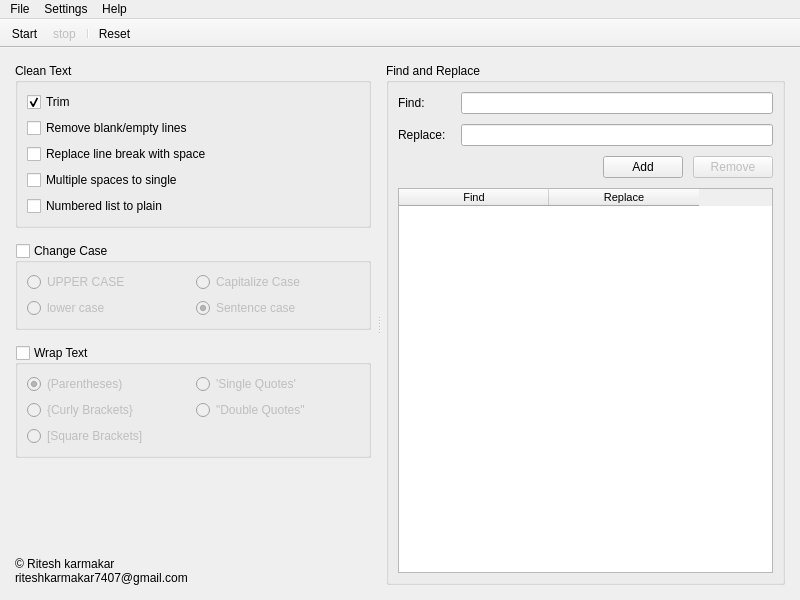
<?xml version="1.0" encoding="UTF-8"?>
<ui version="4.0">
 <class>MainWindow</class>
 <widget class="QMainWindow" name="MainWindow">
  <property name="geometry">
   <rect>
    <x>0</x>
    <y>0</y>
    <width>800</width>
    <height>600</height>
   </rect>
  </property>
  <property name="minimumSize">
   <size>
    <width>600</width>
    <height>0</height>
   </size>
  </property>
  <property name="maximumSize">
   <size>
    <width>1000</width>
    <height>800</height>
   </size>
  </property>
  <property name="windowTitle">
   <string/>
  </property>
  <property name="windowIcon">
   <iconset resource="resources.qrc">
    <normaloff>:/icons/clipboard.ico</normaloff>:/icons/clipboard.ico</iconset>
  </property>
  <widget class="QWidget" name="centralwidget">
   <layout class="QHBoxLayout" name="horizontalLayout_2">
    <property name="spacing">
     <number>15</number>
    </property>
    <property name="leftMargin">
     <number>15</number>
    </property>
    <property name="topMargin">
     <number>15</number>
    </property>
    <property name="rightMargin">
     <number>15</number>
    </property>
    <property name="bottomMargin">
     <number>15</number>
    </property>
    <item>
     <widget class="QSplitter" name="splitter">
      <property name="orientation">
       <enum>Qt::Horizontal</enum>
      </property>
      <property name="handleWidth">
       <number>15</number>
      </property>
      <property name="childrenCollapsible">
       <bool>false</bool>
      </property>
      <widget class="QWidget" name="layoutWidget">
       <layout class="QVBoxLayout" name="verticalLayout_4">
        <property name="spacing">
         <number>15</number>
        </property>
        <item>
         <widget class="QGroupBox" name="groupBox_clean_text">
          <property name="title">
           <string>Clean Text</string>
          </property>
          <layout class="QVBoxLayout" name="verticalLayout">
           <item>
            <widget class="QCheckBox" name="checkBox_trim">
             <property name="text">
              <string>Trim</string>
             </property>
             <property name="checked">
              <bool>true</bool>
             </property>
            </widget>
           </item>
           <item>
            <widget class="QCheckBox" name="checkBox_remove_blank_lines">
             <property name="text">
              <string>Remove blank/empty lines</string>
             </property>
            </widget>
           </item>
           <item>
            <widget class="QCheckBox" name="checkBox_linebreak_to_space">
             <property name="text">
              <string>Replace line break with space</string>
             </property>
            </widget>
           </item>
           <item>
            <widget class="QCheckBox" name="checkBox_multiple_spaces_to_single">
             <property name="text">
              <string>Multiple spaces to single</string>
             </property>
             <property name="checked">
              <bool>false</bool>
             </property>
            </widget>
           </item>
           <item>
            <widget class="QCheckBox" name="checkBox_numbered_list_to_plain">
             <property name="text">
              <string>Numbered list to plain</string>
             </property>
            </widget>
           </item>
          </layout>
         </widget>
        </item>
        <item>
         <widget class="QGroupBox" name="groupBox_change_case">
          <property name="title">
           <string>Change Case</string>
          </property>
          <property name="checkable">
           <bool>true</bool>
          </property>
          <property name="checked">
           <bool>false</bool>
          </property>
          <layout class="QGridLayout" name="gridLayout_3">
           <item row="0" column="0">
            <widget class="QRadioButton" name="radioButton_upper">
             <property name="text">
              <string>UPPER CASE</string>
             </property>
            </widget>
           </item>
           <item row="0" column="1">
            <widget class="QRadioButton" name="radioButton_capitalize">
             <property name="text">
              <string>Capitalize Case</string>
             </property>
             <property name="checked">
              <bool>false</bool>
             </property>
            </widget>
           </item>
           <item row="1" column="0">
            <widget class="QRadioButton" name="radioButton_lower">
             <property name="text">
              <string>lower case</string>
             </property>
            </widget>
           </item>
           <item row="1" column="1">
            <widget class="QRadioButton" name="radioButton_sentence">
             <property name="text">
              <string>Sentence case</string>
             </property>
             <property name="checked">
              <bool>true</bool>
             </property>
            </widget>
           </item>
          </layout>
         </widget>
        </item>
        <item>
         <widget class="QGroupBox" name="groupBox_wrap_text">
          <property name="title">
           <string>Wrap Text</string>
          </property>
          <property name="checkable">
           <bool>true</bool>
          </property>
          <property name="checked">
           <bool>false</bool>
          </property>
          <layout class="QGridLayout" name="gridLayout_2">
           <item row="0" column="1">
            <widget class="QRadioButton" name="radioButton_single_quotes">
             <property name="text">
              <string>'Single Quotes'</string>
             </property>
            </widget>
           </item>
           <item row="0" column="0">
            <widget class="QRadioButton" name="radioButton_parenthesis">
             <property name="text">
              <string>(Parentheses)</string>
             </property>
             <property name="checked">
              <bool>true</bool>
             </property>
            </widget>
           </item>
           <item row="1" column="1">
            <widget class="QRadioButton" name="radioButton_double_quotes">
             <property name="text">
              <string>&quot;Double Quotes&quot;</string>
             </property>
            </widget>
           </item>
           <item row="2" column="0">
            <widget class="QRadioButton" name="radioButton_square_brackets">
             <property name="text">
              <string>[Square Brackets]</string>
             </property>
            </widget>
           </item>
           <item row="1" column="0">
            <widget class="QRadioButton" name="radioButton_curly_brackets">
             <property name="text">
              <string>{Curly Brackets}</string>
             </property>
            </widget>
           </item>
          </layout>
         </widget>
        </item>
        <item>
         <spacer name="verticalSpacer">
          <property name="orientation">
           <enum>Qt::Vertical</enum>
          </property>
          <property name="sizeHint" stdset="0">
           <size>
            <width>20</width>
            <height>40</height>
           </size>
          </property>
         </spacer>
        </item>
        <item>
         <widget class="QLabel" name="copyright_label">
          <property name="sizePolicy">
           <sizepolicy hsizetype="Preferred" vsizetype="Preferred">
            <horstretch>0</horstretch>
            <verstretch>0</verstretch>
           </sizepolicy>
          </property>
          <property name="text">
           <string>© Ritesh karmakar
riteshkarmakar7407@gmail.com</string>
          </property>
         </widget>
        </item>
       </layout>
      </widget>
      <widget class="QWidget" name="layoutWidget">
       <layout class="QVBoxLayout" name="verticalLayout_3">
        <property name="spacing">
         <number>15</number>
        </property>
        <item>
         <widget class="QGroupBox" name="groupBox_find_replace">
          <property name="title">
           <string>Find and Replace</string>
          </property>
          <layout class="QGridLayout" name="gridLayout">
           <property name="horizontalSpacing">
            <number>15</number>
           </property>
           <property name="verticalSpacing">
            <number>10</number>
           </property>
           <item row="0" column="0">
            <widget class="QLabel" name="label">
             <property name="text">
              <string>Find:</string>
             </property>
            </widget>
           </item>
           <item row="0" column="1">
            <widget class="QLineEdit" name="lineEdit_find"/>
           </item>
           <item row="1" column="0">
            <widget class="QLabel" name="label_2">
             <property name="text">
              <string>Replace:</string>
             </property>
            </widget>
           </item>
           <item row="1" column="1">
            <widget class="QLineEdit" name="lineEdit_replace">
             <property name="text">
              <string/>
             </property>
            </widget>
           </item>
           <item row="3" column="0" colspan="2">
            <widget class="QTableWidget" name="tableWidget">
             <property name="editTriggers">
              <set>QAbstractItemView::NoEditTriggers</set>
             </property>
             <property name="selectionMode">
              <enum>QAbstractItemView::SingleSelection</enum>
             </property>
             <property name="selectionBehavior">
              <enum>QAbstractItemView::SelectRows</enum>
             </property>
             <property name="horizontalScrollMode">
              <enum>QAbstractItemView::ScrollPerPixel</enum>
             </property>
             <attribute name="horizontalHeaderDefaultSectionSize">
              <number>150</number>
             </attribute>
             <column>
              <property name="text">
               <string>Find</string>
              </property>
              <property name="font">
               <font>
                <family>MS Shell Dlg 2</family>
                <pointsize>8</pointsize>
               </font>
              </property>
             </column>
             <column>
              <property name="text">
               <string>Replace</string>
              </property>
              <property name="font">
               <font>
                <family>MS Shell Dlg 2</family>
                <pointsize>8</pointsize>
               </font>
              </property>
             </column>
            </widget>
           </item>
           <item row="2" column="1">
            <layout class="QHBoxLayout" name="horizontalLayout_3">
             <property name="spacing">
              <number>10</number>
             </property>
             <item>
              <spacer name="horizontalSpacer">
               <property name="orientation">
                <enum>Qt::Horizontal</enum>
               </property>
               <property name="sizeHint" stdset="0">
                <size>
                 <width>40</width>
                 <height>20</height>
                </size>
               </property>
              </spacer>
             </item>
             <item>
              <widget class="QPushButton" name="btn_add">
               <property name="text">
                <string>Add</string>
               </property>
              </widget>
             </item>
             <item>
              <widget class="QPushButton" name="btn_remove">
               <property name="enabled">
                <bool>false</bool>
               </property>
               <property name="text">
                <string>Remove</string>
               </property>
              </widget>
             </item>
            </layout>
           </item>
          </layout>
         </widget>
        </item>
       </layout>
      </widget>
     </widget>
    </item>
   </layout>
  </widget>
  <widget class="QToolBar" name="toolBar">
   <property name="windowTitle">
    <string>toolBar</string>
   </property>
   <property name="movable">
    <bool>false</bool>
   </property>
   <property name="iconSize">
    <size>
     <width>50</width>
     <height>50</height>
    </size>
   </property>
   <attribute name="toolBarArea">
    <enum>TopToolBarArea</enum>
   </attribute>
   <attribute name="toolBarBreak">
    <bool>false</bool>
   </attribute>
   <addaction name="action_start"/>
   <addaction name="action_stop"/>
   <addaction name="separator"/>
   <addaction name="action_reset"/>
  </widget>
  <widget class="QMenuBar" name="menuBar">
   <property name="geometry">
    <rect>
     <x>0</x>
     <y>0</y>
     <width>800</width>
     <height>26</height>
    </rect>
   </property>
   <widget class="QMenu" name="menuFile">
    <property name="title">
     <string>File</string>
    </property>
    <addaction name="action_load_settings"/>
    <addaction name="action_export_settings"/>
   </widget>
   <widget class="QMenu" name="menuHelp">
    <property name="title">
     <string>Help</string>
    </property>
    <addaction name="action_read_documentation"/>
    <addaction name="action_check_for_updates"/>
   </widget>
   <widget class="QMenu" name="menuSettings">
    <property name="title">
     <string>Settings</string>
    </property>
    <addaction name="action_update_check_at_startup"/>
   </widget>
   <addaction name="menuFile"/>
   <addaction name="menuSettings"/>
   <addaction name="menuHelp"/>
  </widget>
  <action name="action_start">
   <property name="icon">
    <iconset resource="resources.qrc">
     <normaloff>:/icons/start.png</normaloff>:/icons/start.png</iconset>
   </property>
   <property name="text">
    <string>Start</string>
   </property>
   <property name="toolTip">
    <string>Start</string>
   </property>
  </action>
  <action name="action_stop">
   <property name="checked">
    <bool>false</bool>
   </property>
   <property name="enabled">
    <bool>false</bool>
   </property>
   <property name="icon">
    <iconset resource="resources.qrc">
     <normaloff>:/icons/stop.png</normaloff>:/icons/stop.png</iconset>
   </property>
   <property name="text">
    <string>stop</string>
   </property>
   <property name="toolTip">
    <string>Stop</string>
   </property>
  </action>
  <action name="action_reset">
   <property name="icon">
    <iconset resource="resources.qrc">
     <normaloff>:/icons/clear.png</normaloff>:/icons/clear.png</iconset>
   </property>
   <property name="text">
    <string>Reset</string>
   </property>
  </action>
  <action name="action_export_settings">
   <property name="text">
    <string>Export Settings...</string>
   </property>
  </action>
  <action name="action_load_settings">
   <property name="text">
    <string>Load Settings...</string>
   </property>
  </action>
  <action name="action_read_documentation">
   <property name="text">
    <string>Read Documentation</string>
   </property>
  </action>
  <action name="action_check_for_updates">
   <property name="text">
    <string>Check for Updates...</string>
   </property>
  </action>
  <action name="action_update_check_at_startup">
   <property name="checkable">
    <bool>true</bool>
   </property>
   <property name="checked">
    <bool>true</bool>
   </property>
   <property name="text">
    <string>Check for Updates at Startup</string>
   </property>
  </action>
 </widget>
 <resources>
  <include location="resources.qrc"/>
 </resources>
 <connections/>
</ui>
